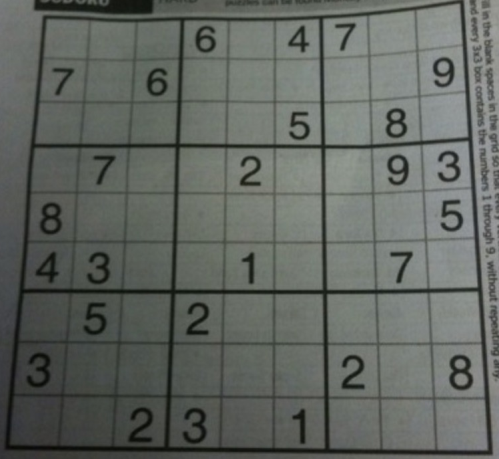
#> input picture Assignments/assignment 4/sud.PNG, 499 x 459 px
$ jupyter execute hough.ipynb
#> lines starting #> are read from the running program, lines starting #| are printed output that depends on the picture; after the words box and inside, x2 and y2 are one past the last pixel; in counts of white or black regions, pixels touching at a corner belong together
[cell 1]
import cv2
import numpy as np
import math

[cell 2]
img = cv2.imread("sud.PNG")
#> img is the input picture: shape (459, 499, 3); mean B, G, R 97, 102.2, 97.6

# 1st step - convert image to gray scale
gray_img = cv2.cvtColor(img, cv2.COLOR_BGR2GRAY)
cv2.imshow("gray scale iamge", gray_img)

# 2nd step - detect edges
edges = cv2.Canny(gray_img, 50, 150, apertureSize = 3)
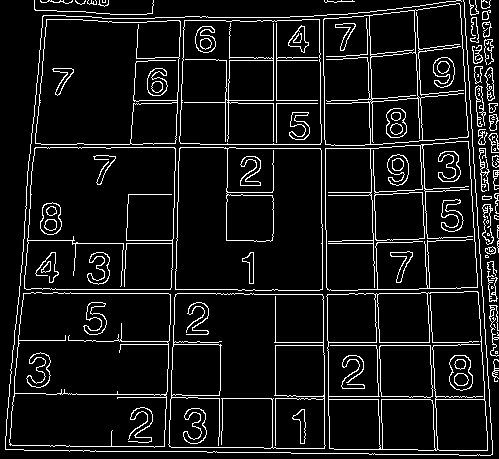
#> edges: shape (459, 499); 8.5% white in thin lines or dots
cv2.imshow("edges image", edges)

# 3rd step - detect lines using edges (hough transform)
lines = cv2.HoughLinesP(edges, 1, np.pi/180, 100, minLineLength = 100, maxLineGap = 10)
#> lines = 53 rows, first 6: [19, 293, 253, 293], [30, 144, 153, 144], [325, 169, 329, 399], [177, 223, 184, 17], [42, 289, 254, 289], [421, 119, 436, 423]
for line in lines:
    x1, y1, x2, y2 = line[0]
    cv2.line(img, (x1,y1), (x2,y2), (0,255,0), 2)
#> this loop made 53 passes
#> (x1, y1, x2, y2) on passes 1 to 12: (19, 293, 253, 293), (30, 144, 153, 144), (325, 169, 329, 399), (177, 223, 184, 17), (42, 289, 254, 289), (421, 119, 436, 423), (35, 137, 49, 0), (274, 342, 492, 342), (372, 119, 378, 319), (369, 144, 378, 404), (417, 88, 433, 412), (319, 15, 321, 184)
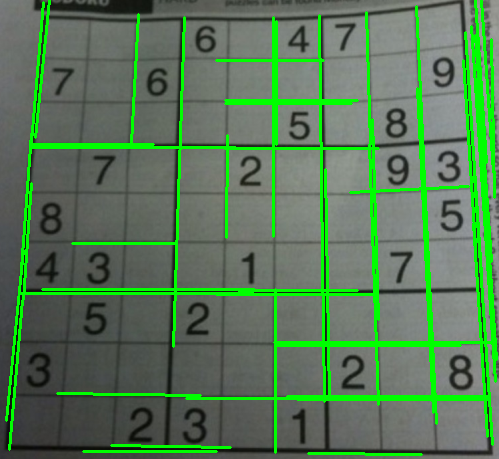
#> img: shape (459, 499, 3); 11.5% of pixels changed, all inside (x1, y1, x2, y2) = (5, 0, 498, 456)

cv2.imshow("lines image", img)
cv2.waitKey(0)
cv2.destroyAllWindows()
